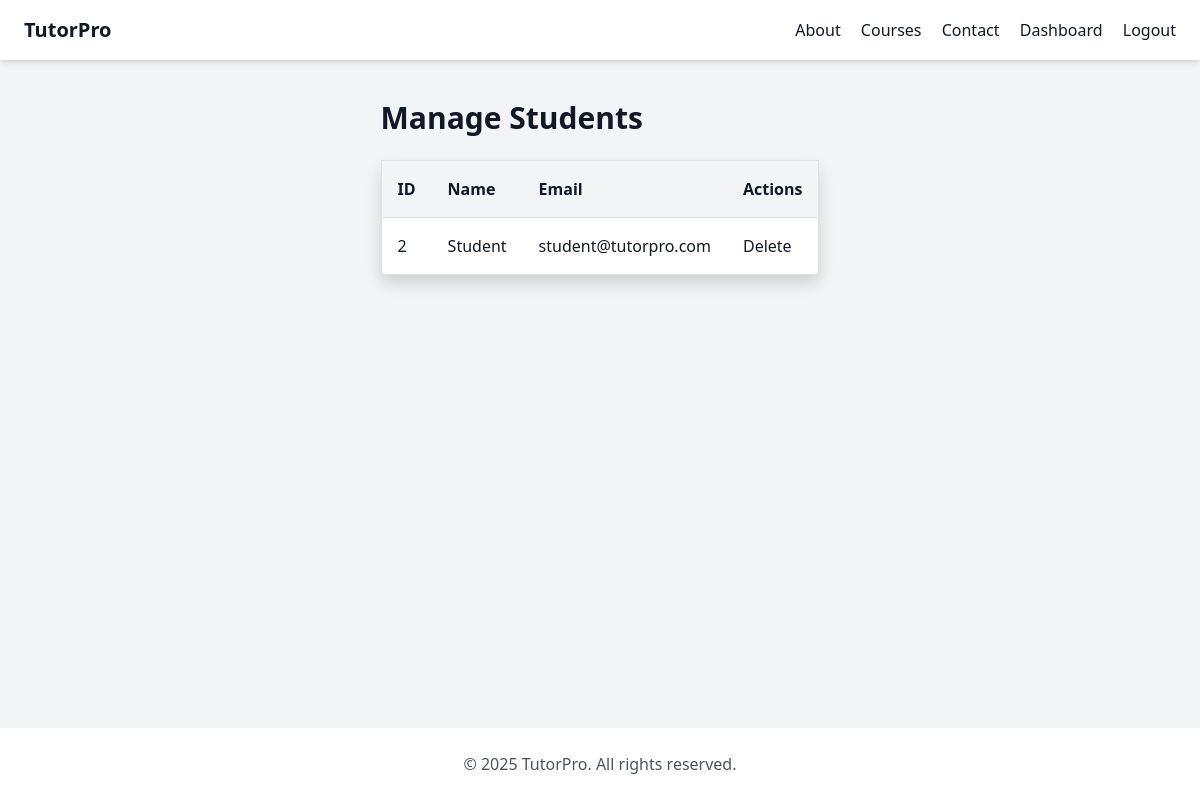
/admin/manage_users.php (signed in), run on the app's committed database.
### tables this page shows
CREATE TABLE users (
  id INT AUTO_INCREMENT PRIMARY KEY,
  name VARCHAR(100) NOT NULL,
  email VARCHAR(150) NOT NULL UNIQUE,
  password VARCHAR(255) NOT NULL,
  role_id INT NOT NULL DEFAULT 1  
);

### admin/manage_users.php (the view, shortened to what this page needs)
<?php
require_once '../includes/config.php';
require_once '../includes/header.php';
require_once '../includes/navbar.php';
$users = $pdo->query("SELECT * FROM users WHERE role_id = 1")->fetchAll(PDO::FETCH_ASSOC);
?>
<section class="py-10 px-4 max-w-6xl mx-auto">
    <h1 class="text-3xl font-bold mb-6 text-blue-700">Manage Students</h1>
    <table class="min-w-full bg-white border rounded shadow text-left">
        <thead>
            <tr class="bg-gray-100 border-b">
                <th class="p-3">ID</th>
                <th class="p-3">Name</th>
                <th class="p-3">Email</th>
                <th class="p-3">Actions</th>
            </tr>
        </thead>
        <tbody>
            <?php foreach ($users as $user): ?>
            <tr class="border-b hover:bg-gray-50">
                <td class="p-3"><?= $user['id'] ?></td>
                <td class="p-3"><?= htmlspecialchars($user['name']) ?></td>
                <td class="p-3"><?= htmlspecialchars($user['email']) ?></td>
                <td class="p-3">
                    <a href="?delete=<?= $user['id'] ?>" class="text-red-600 hover:underline" onclick="return confirm('Delete this user?')">Delete</a>
                </td>
            </tr>
            <?php endforeach; ?>
        </tbody>
    </table>
</section>
<?php require_once '../includes/footer.php'; ?>

### data on the page
users: id "2", name "Student", email "student@tutorpro.com"
